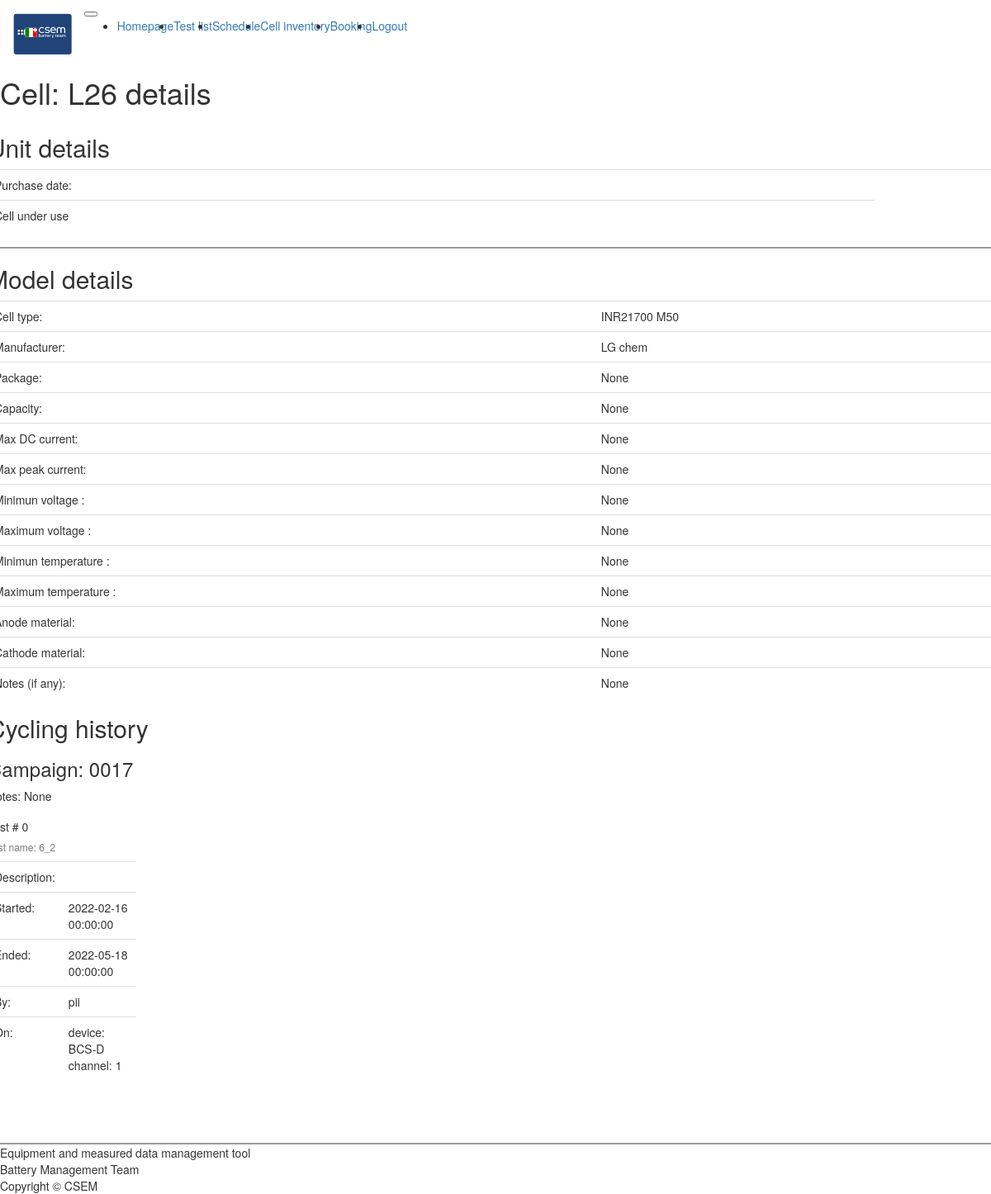
Screenshot of /cell_details2 (signed in) with the database file from the repository.
### app/models.py (models this page shows, shortened)
class Cell(db.Model):
    __tablename__ = 'cell'
    id            = db.Column(db.Integer,primary_key=True)
    name          = db.Column(db.String(64),unique=True)
    model_id      = db.Column(db.Integer, db.ForeignKey('cell_type.id'))
    purchase_date = db.Column(db.DateTime(timezone=True))
    under_use     = db.Column(db.Boolean)
    location      = db.Column(db.Integer, db.ForeignKey('location.id'))
    single_test      = db.relationship('SingleTest', backref='cell id (in use)',lazy='dynamic',foreign_keys="SingleTest.cell_id")

class Cell_type(db.Model):
    __tablename__      = 'cell_type'
    id                 = db.Column(db.Integer,primary_key=True)
    model              = db.Column(db.String(64),index=True,unique=True)
    maker              = db.Column(db.String(64))
    anode              = db.Column(db.String(64))
    cathode            = db.Column(db.String(64))
    package            = db.Column(db.String(64))
    capacity           = db.Column(db.Float)
    max_dc_current     = db.Column(db.Float)
    max_peak_current   = db.Column(db.Float)
    min_voltage        = db.Column(db.Float)
    max_voltage        = db.Column(db.Float)
    min_temperature    = db.Column(db.Float)
    max_temperature    = db.Column(db.Float)
    note               = db.Column(db.String(256))
    model_id           = db.relationship('Cell', backref='cell_type',lazy='dynamic',foreign_keys="Cell.model_id")

class Campaign(db.Model):
    __tablename__ = 'campaign'
    id            = db.Column(db.Integer,primary_key=True)
    name          = db.Column(db.String(64),index=True)
    description   = db.Column(db.String(512))
    project       = db.Column(db.Integer, db.ForeignKey('project.id'))
    campaign_id      = db.relationship('Test', backref='test_campaign',lazy='dynamic',foreign_keys="Test.campaign_id")

class Test(db.Model):
    __tablename__ = 'test'
    id            = db.Column(db.Integer,primary_key=True)
    name          = db.Column(db.String(64))
    description   = db.Column(db.String(512))
    start         = db.Column(db.DateTime(timezone=True))
    end           = db.Column(db.DateTime(timezone=True))
    temp          = db.Column(db.Float)
    active        = db.Column(db.Boolean)
    user_id       = db.Column(db.Integer, db.ForeignKey('user.id'))
    campaign_id   = db.Column(db.Integer, db.ForeignKey('campaign.id'))
    type_2        = db.Column(db.Integer, db.ForeignKey('test_type.id'))
    type_1        = db.Column(db.Integer, db.ForeignKey('test_type.id'))
    devices       = db.relationship("Device", secondary=device_enaged_identifier)
    singleTests   = db.relationship('SingleTest', backref='batch_list',lazy='dynamic',foreign_keys="SingleTest.test_id")

class User(UserMixin, db.Model):
    __tablename__  = 'user'
    id             =  db.Column(db.Integer,primary_key=True)
    username       = db.Column(db.String(64),index=True,unique=True)
    password_hash  = db.Column(db.String(64))
    test_id      = db.relationship('Test', backref='user',lazy='dynamic',foreign_keys="Test.user_id")

### app/routes.py (the view)
@app.route('/cell_details<id>', methods=['GET'])
@login_required
def cell_details_get(id):
    cell = Cell.query.filter_by(id=id).first()
    model = Cell_type.query.filter_by(id=cell.model_id).first()
    singles   = SingleTest.query.filter_by(cell_id=cell.id).all()
    tests_    = [ Test.query.filter_by(id=single.test_id).first() for single in singles ]
    tests_    = [ test.__dict__ for test in tests_]
    campaigns = list(dict.fromkeys([ Campaign.query.filter_by(id=test['campaign_id']).first() for test in tests_]))
    channels  = [Channel.query.filter_by(id=single.channel_id).first() for single in singles]
    devices   = [Device.query.filter_by(id=channel.device_id).first() for channel in channels]
    details   = [ "device: "+devices[_].name+" channel: "+str(channels[_].chan_number) for _ in range(len(devices)) ]
    for t, test in enumerate(tests_):
        test['device']=details[t]
    tests = [ [ {'name':test_['name'],'start':test_['start'],'end': test_['end'],
             'user':User.query.filter_by(id=test_['user_id']).first().username, 'device':test_['device']  }
                for test_ in tests_ if test_['campaign_id'] == campaign.id ] for campaign in campaigns]
    cell_ = {'id':cell.id, 'name':cell.name,
        'location': Location.query.filter_by(id = cell.location).first(),
        'type':Cell_type.query.filter_by(id=cell.model_id).first().model,
        'under_use':cell.under_use }
    return render_template('cell_details.html',model= model, cell=cell_, campains= campaigns, tests=tests)

### app/models.py (called while the page is built)
@login.user_loader
def load_user(id):
    return(User.query.get(int(id)))

### app/routes.py (called while the page is built)
@app.context_processor
def inject_enumerate():
    return dict(enumerate=enumerate)

@app.context_processor
def inject_str():
    return dict(str=str)

@app.context_processor
def inject_urlencode():
    return dict(urlencode=urlencode)

@app.context_processor
def inject_floor():
    return dict(floor=floor)

### app/templates/cell_details.html (shortened to what this page needs)
{% extends "base.html" %}
{% import 'bootstrap/wtf.html' as wtf %}
{% block main %}
<div class="row container-fluid mt-3">
    <div class="col-10">
        <h1>Cell: {{ cell.name }} details</h1>
        <div class="row mt-3">
            <div class="col-5 me-3">
                <h2>Unit details</h2>
                <table id="cell_details" class="table">
                    <tbody >
                            <tr>
                            <td>Purchase date:</td> <td>{{ cell.purchase_date }}</td>
                            </tr>
                            {% if cell.under_use == False %}
                            <tr>
                            <td>Cell available</td>
                            </tr>
                            <tr>
                            <td>Location:</td> <td>{{ cell.location }}</td>
                            </tr>
                            {% else %}
                            <tr>
                                <td>Cell under use</td>
                                </tr>
                            {% endif %}
                    </tbody>
                  </table>
                <div class="divider" style="border-top: 2px solid #999;"></div>
                <h2>Model details </h2>
                <table id="model_details" class="table">
                    <tbody >
                            <tr>
                            <td>Cell type:</td> <td>{{ model.model }}</td>
                            </tr>
                            <tr>
                            <td>Manufacturer:</td> <td>{{ model.maker }}</td>
                            </tr>
                            <tr>
                            <td>Package:</td> <td>{{ model.package }}</td>
                            </tr>
                            <tr>
                            <td>Capacity:</td> <td>{{ model.capacity }}</td>
                            </tr>
                            <tr>
                            <td>Max DC current:</td> <td>{{ model.max_dc_current }}</td>
                            </tr>
                            <tr>
                            <td>Max peak current:</td> <td>{{ model.max_peak_current }}</td>
                            </tr>
                            <tr>
                            <td>Minimun voltage :</td> <td>{{ model.min_voltage }}</td>
                            </tr>
                            <tr>
                            <td>Maximum voltage :</td> <td>{{ model.max_voltage }}</td>
                            </tr>
                            <tr>
                            <td>Minimun temperature :</td> <td>{{ model.min_temperature }}</td>
                            </tr>
                            <tr>
                            <td>Maximum temperature :</td> <td>{{ model.max_temperature }}</td>
                            </tr>
                            <tr>
                            <td>Anode material:</td> <td>{{ model.anode }}</td>
                            </tr>
                            <tr>
                            <td>Cathode material:</td> <td>{{ model.cathode }}</td>
                            </tr>
                            <tr>
                            <td>Notes (if any):</td> <td>{{ model.note }}</td>
                            </tr>
                    </tbody>
                  </table>
            </div>
            <div class="col-7 ms-4">
                <h2>Cycling history</h2>
                {% for _, campain in enumerate(campains) %}
                    <h3>Campaign: {{ campain.name }}  </h3>
                    <p>Notes: {{ campain.description }}</p>
                    <div class="container-fluid" style = 'overflow-y:scroll; height:400px;'>
                    <div class="row">
                    {% for i, test in enumerate(tests[_]) %}
                        <div class="card" style="width: 18rem;">
                            <div class="card-body">
                                <h5 class="card-title">Test # {{ i }} </h5>
                                <h6 class="card-subtitle mb-2 text-muted"> Test name: {{ test.name }} </h6>
                                <p class="card-text">
                                <table id="history" class="table">
                                    <tbody >
                                        <tr><td>Description: </td> <td>{{ test.description }} </td></tr>
                                        <tr><td>Started: </td> <td>{{ test.start }} </td></tr>
                                        <tr><td>Ended: </td> <td>{{ test.end }} </td></tr>
                                        <tr><td>By: </td> <td>{{ test.user }} </td></tr>
                                        <tr><td>On: </td> <td>{{ test.device }}
                                        </td></tr>
                                    </tbody>
                                </table>
                                </p>
                            </div>
                        </div>
                    {% endfor %}
                    </div>
                    </div>
                    <div class="divider" style="border-top: 2px solid #999;"></div>
                {% endfor %}
            </div>
        </div>
    </div>
</div>
{% endblock %}

### rows the page displays
Cell: name "L26"
Cell_type: model "INR21700 M50", maker "LG chem", package "None", capacity "None", max_dc_current "None", max_peak_current "None", min_voltage "None", max_voltage "None", min_temperature "None", max_temperature "None", anode "None", cathode "None", note "None"
Campaign: name "0017", description "None", i "0", start "2022-02-16 00:00:00", end "2022-05-18 00:00:00", device "device: BCS-D channel: 1"
Test: name "6_2"
User: user "pii"
